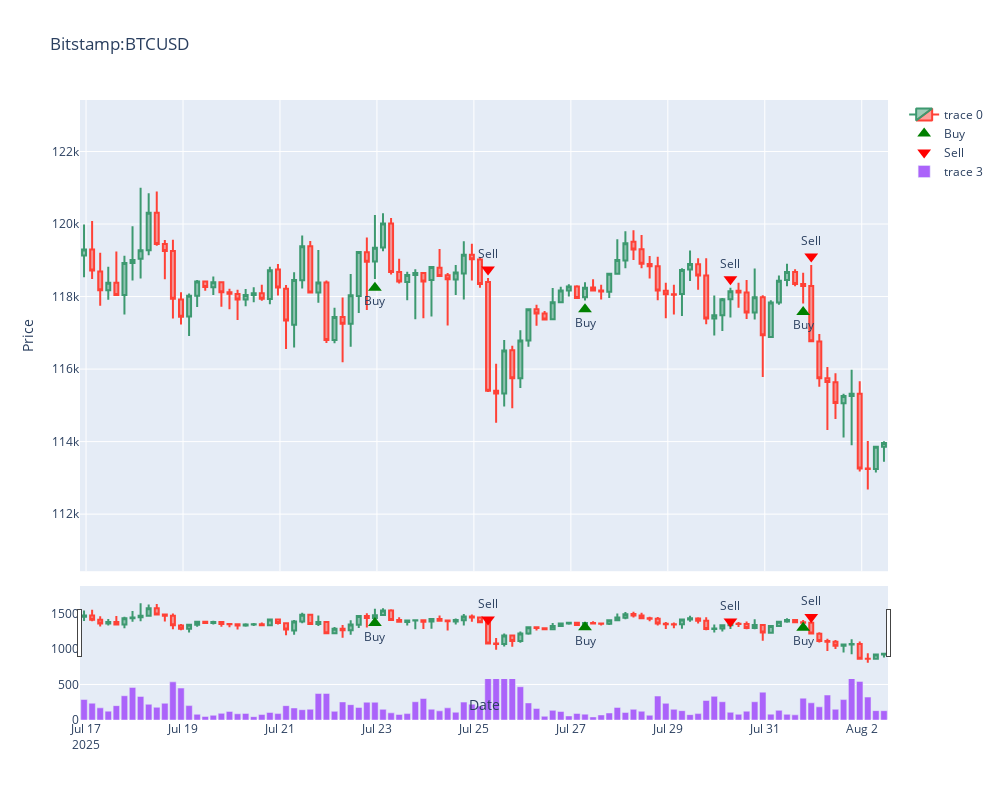

The notebook cell saved with this chart:
### Code cell
def viz(symbol, trades_df, historical_data):
    # Visualize
    fig = make_subplots(rows=2, cols=1, shared_xaxes=True, vertical_spacing=0.05, row_heights=[0.8, 0.2])
    fig.add_trace(go.Candlestick(x=historical_data[symbol].index,
                    open=historical_data[symbol].open,
                    high=historical_data[symbol].high,
                    low=historical_data[symbol].low,
                    close=historical_data[symbol].close,
                    ), row=1, col=1)
    set_ylim = (historical_data[symbol].low.min() * 0.98, historical_data[symbol].high.max() * 1.02)
    # Add buy/sell markers from trades_df to the candlestick chart (row 1)
    if 'trades_df' in locals():
        buy_trades = trades_df[trades_df['Side'] == 'buy']
        sell_trades = trades_df[trades_df['Side'] == 'sell']
        # Buy markers
        fig.add_trace(
            go.Scatter(
                x=buy_trades['Timestamp'],
                y=historical_data[symbol][historical_data.index.isin(buy_trades['Timestamp'])].low * 0.998,
                mode='markers+text',
                marker=dict(symbol='triangle-up', color='green', size=12),
                text=['Buy']*len(buy_trades),
                textposition='bottom center',
                name='Buy'
            ),
            row=1, col=1
        )
        # Sell markers
        fig.add_trace(
            go.Scatter(
                x=sell_trades['Timestamp'],
                y=historical_data[symbol][historical_data.index.isin(sell_trades['Timestamp'])].high * 1.002,
                mode='markers+text',
                marker=dict(symbol='triangle-down', color='red', size=12),
                text=['Sell']*len(sell_trades),
                textposition='top center',
                name='Sell'
            ),
            row=1, col=1
        )

    fig.add_trace(go.Bar(x=historical_data[symbol].index,
                        y=historical_data[symbol].volume,
                        ), row=2, col=1)

    fig.update_layout(title=f'{symbol}',
                    yaxis_range=(set_ylim[0], set_ylim[1]),
                    xaxis_title='Date',
                    yaxis_title='Price', 
                    height=800, width=1000)
    fig.show()

viz(symbols[0], trades_df, historical_data)
